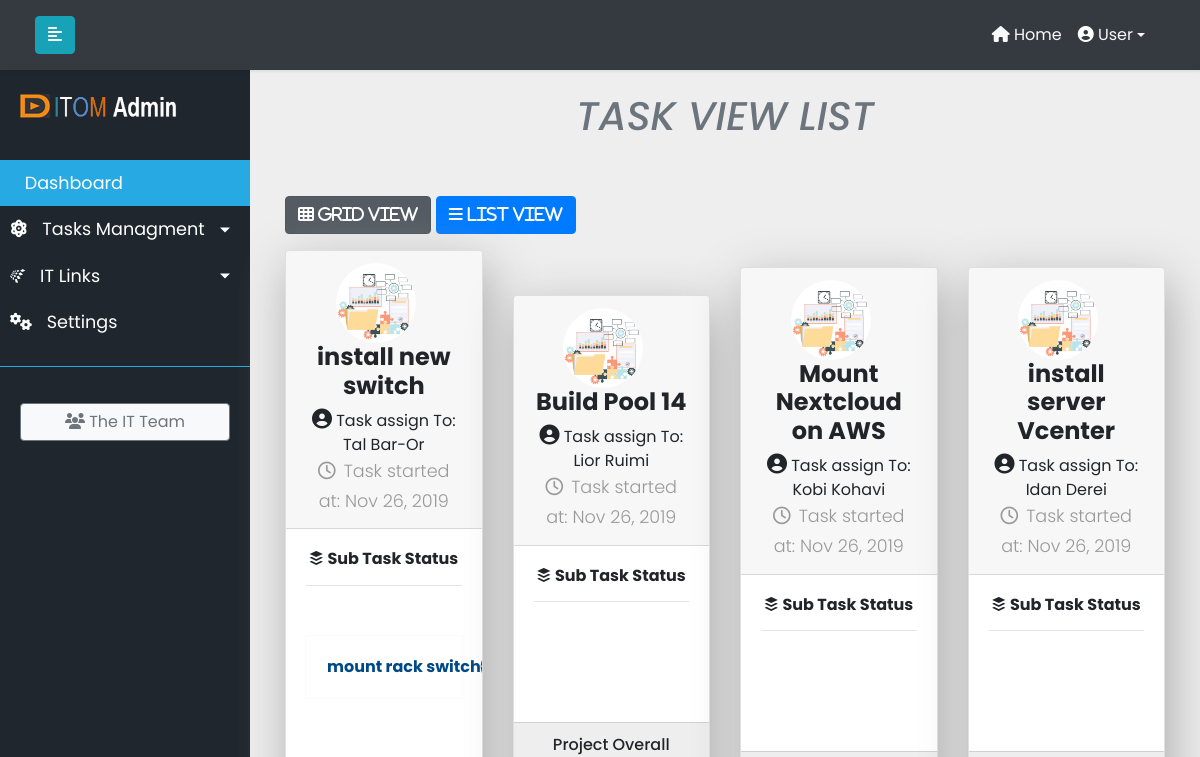
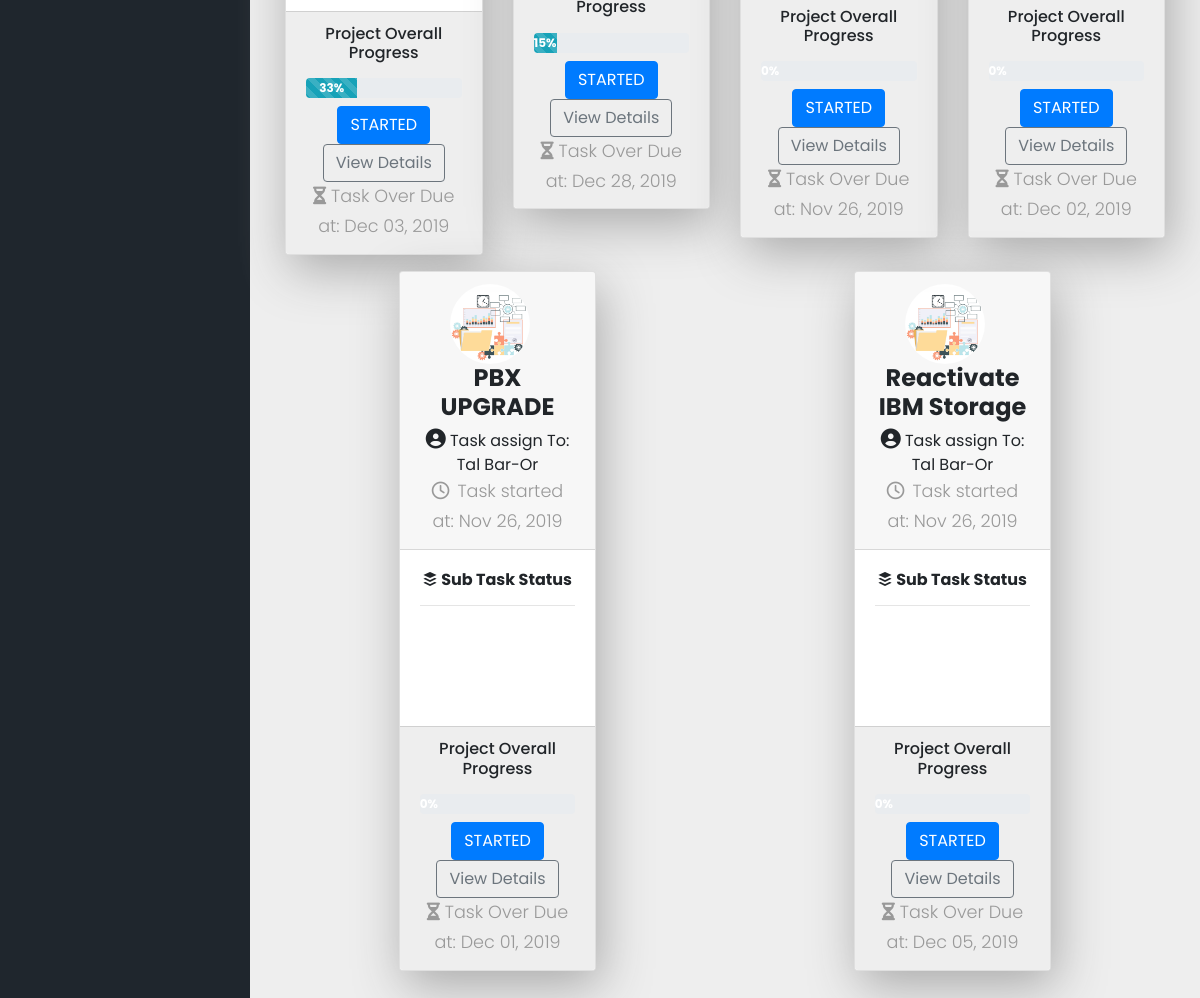
The app's page /task_view/, older data (2 pictures, top to bottom).
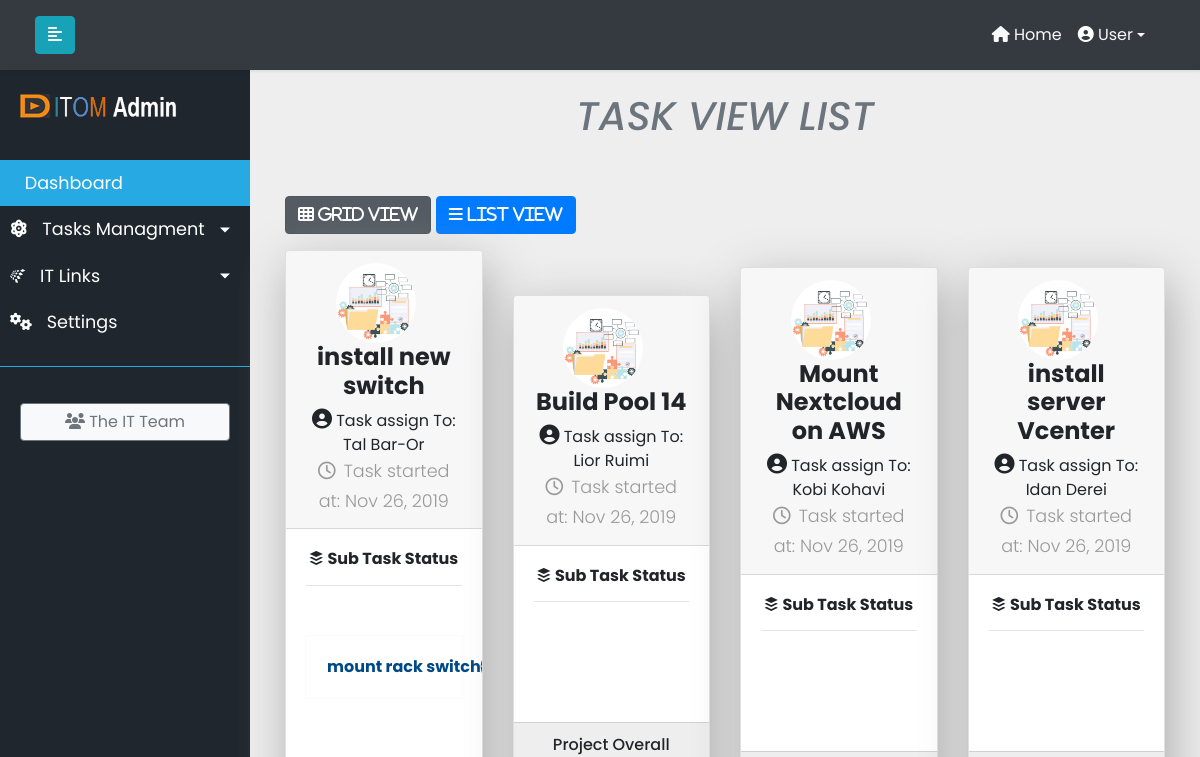
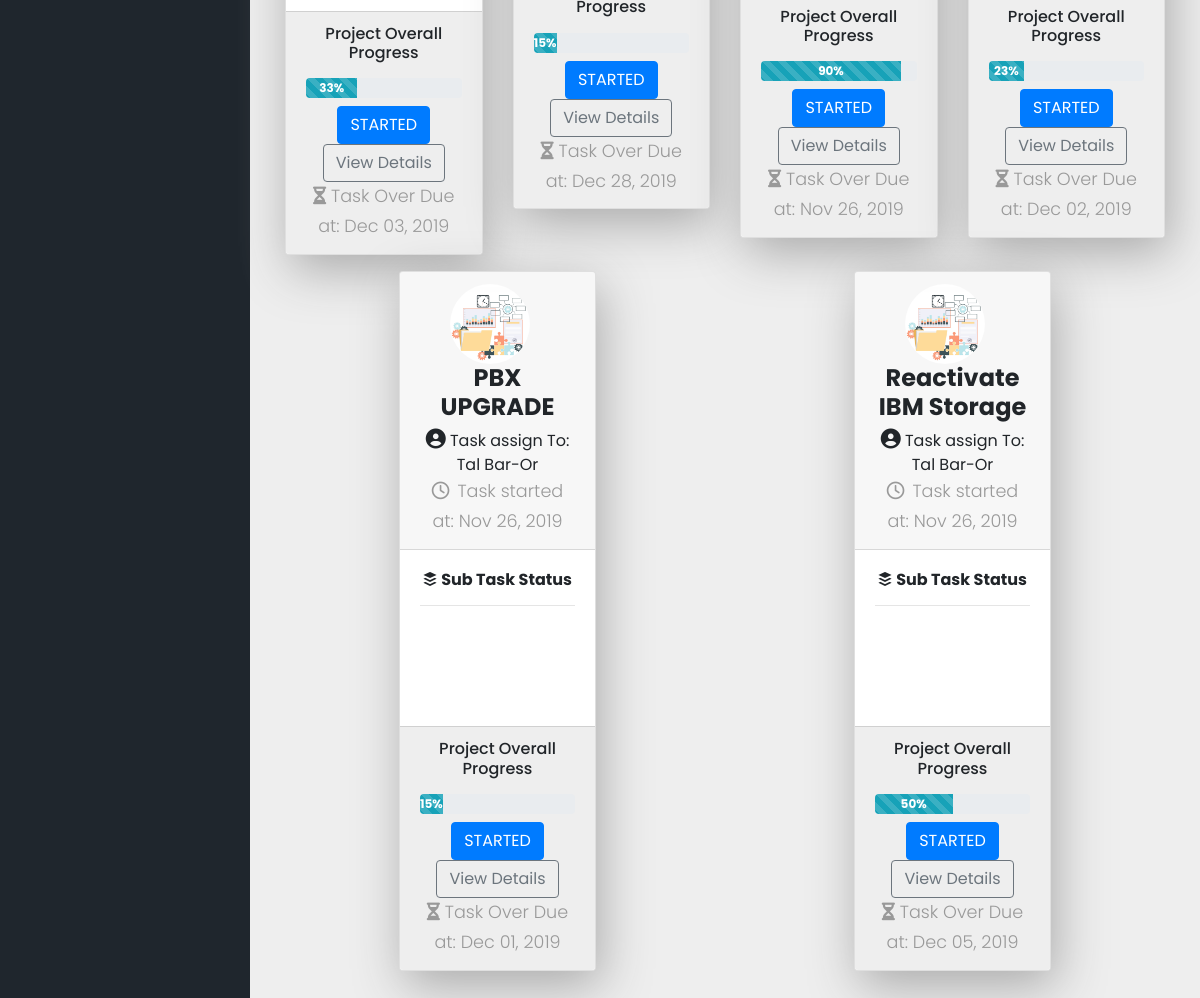
The same page, newer data (2 pictures, top to bottom).
### ittasks/models.py (models this page shows, shortened)
class MainTask(models.Model):
    task_title = models.CharField(max_length=200)
    global_task_info = models.TextField(max_length=500,default=None)
    complete = models.BooleanField(default=False)
    overall_precent_complete = models.PositiveIntegerField(default=0)
    created_at = models.DateTimeField(default=datetime.datetime.now())
    updated_at = models.DateTimeField(default=datetime.datetime.now())
    due_date = models.DateTimeField(default=datetime.datetime.now())
    task_location = models.CharField(max_length=400, blank=True, null=True)
    global_task_assign = models.ForeignKey(UserProfile, on_delete=models.CASCADE, related_name="global_task_assign",default=1)
    TASK_STATUS_CHOICES = [
    ('ST', 'STARTED'),
    ('NS', 'NOT STARTED'),
    ('IP', 'IN PROGRESS'),
    ('PA', 'PAUSED'),
    ('CO', 'COMPLETED'),
    ]
    task_status = models.CharField(max_length=2,choices=TASK_STATUS_CHOICES,default='NOT STARTED')

class UserProfile(AbstractBaseUser):
    email = models.EmailField(verbose_name="email", max_length=60, unique=True)
    username = models.CharField(max_length=30, unique=True)
    first_name = models.CharField(max_length=30, unique=False)
    family_name = models.CharField(max_length=50, unique=False)
    date_joined = models.DateTimeField(verbose_name='date joined', auto_now_add=True)
    last_login = models.DateTimeField(verbose_name='last login', auto_now=True)
    is_admin = models.BooleanField(default=False)
    is_active = models.BooleanField(default=True)
    is_staff = models.BooleanField(default=False)
    is_superuser = models.BooleanField(default=False)
    profile_image = models.ImageField(upload_to='images/', default='images/def_user.png')
    teams_link = models.URLField(blank = True, max_length=200)
    mobile_phone = models.CharField(max_length=16, blank=True)
    user_location = models.CharField(max_length=80, blank=True)
    USERNAME_FIELD = 'email'
    REQUIRED_FIELDS = ['username']
    objects = MyAccountManager()

### ittasks/views.py (the view)
# urls.py: path("task_view/", TaskView.as_view(), name="task_view")
class TaskView(TemplateView):
    template_name = "tasks_view.html"
    def get_context_data(self, **kwargs):
        context = super(TaskView, self).get_context_data(**kwargs)
        context['objtasks'] = MainTask.objects.all()
        return context

### ittasks/templates/tasks_view.html (shortened to what the changed rows need)
{% extends 'base.html'%}
{% load static from staticfiles %}
{% block content %}
    <link href="{% static 'css/tasks_view_style.css' %}" rel="stylesheet">
    <link href="{% static 'css/dataTables.bootstrap4.min.css' %}" rel="stylesheet">
    <section class="tasks-view">
      <div class="container-fluid" id="myGroup">
        <div class="row">
          <div class="col text-center py-5">
            <h1 class="text-secondary text-uppercase font-italic common-title">Task View List</h1>
          </div>
        </div>
      <div class="collapse show" id="collapseSelector" data-parent="#myGroup">
        <div class="row justify-content-around align-items-center">
          {% if objtasks %}
        {% for tsobj  in objtasks %}
           <div class="col-xl-3 col-lg-4 col-sm-8 rotate">
            <div class="card text-center mb-3 book-card mx-auto">
                <div class="card-header">
                    <div>
    <img src="{% static 'img/pm-design.png' %}" class="rounded-circle mr-3" height="80px" width="80px" alt="avatar">
                        <h4 class="card-title font-weight-bold mb-2">{{tsobj.task_title}}</h4>
                        <i class="fas fa-user-circle" style="font-size:20px;"></i>   Task assign To: {{tsobj.global_task_assign.first_name}} {{tsobj.global_task_assign.family_name}}</li>
                        <p class="card-text"><i class="far fa-clock pr-2"></i>Task started at: {{tsobj.created_at | date:"M d, Y" }}</p>
                      </div>
                </div>
                <div class="card-body">
                  <h6 class=""><span><i class="fab fa-buffer"></i></span> <strong>Sub Task Status</strong> </h6>
                  <hr>
               <div id="accordion" class="myaccordion">
                  <div class="card">
                      {% for subts in tsobj.item_main.all %}
                    <div class="card-header" id="heading-{{ subts.id }}">
                      <h2 class="mb-0">
                        <button class="d-flex align-items-center justify-content-between btn btn-link collapsed" data-toggle="collapse" data-target="#collapse-{{ subts.id }}" aria-expanded="false" aria-controls="collapse-{{ subts.id }}">
                            {{ subts.task_description }}
                        </button>
                      </h2>
                    </div>
                    {% endfor %}
                  </div>
                </div>
                </div>
                <div class="card-footer">
                    <h6 class="mb-3">Project Overall Progress</h6>
                    <div class="progress mb-2" style="height: 20px">
                      <div class="progress-bar progress-bar-striped font-weight-bold bg-info" style="width: {{tsobj.overall_precent_complete}}%">
                         {{tsobj.overall_precent_complete}}%
                      </div>
                    </div>
                    {% if tsobj.get_task_status_display == 'STARTED' or tsobj.get_task_status_display == 'IN PROGRESS' %}
                      <button type="button" class="btn btn-primary text-white">{{tsobj.get_task_status_display}}</button>
                    {% elif tsobj.get_task_status_display == 'NOT STARTED' %}
                      <button type="button" class="btn btn-warning text-white">{{tsobj.get_task_status_display}}</button>
                    {% elif tsobj.get_task_status_display == 'PAUSED' %}
                      <button type="button" class="btn btn-danger text-white">{{tsobj.get_task_status_display}}</button>
                    {% elif tsobj.get_task_status_display == 'COMPLETED' %}
                      <button type="button" class="btn btn-success text-white">{{tsobj.get_task_status_display}}</button>
                    {% endif %}
                    <button type="button" class="btn btn-outline-secondary"><a href="#"> View Details</a></button>
                    <p class="card-text"><i class="fas fa-hourglass-half"></i> Task Over Due at: {{tsobj.due_date | date:"M d, Y" }}</p>
                </div>
              </div>
          </div>
   {% endfor %}
   {% endif %}
        </div>
      </div>
    </div>
    </section>
   {% endblock content %}

Row changes from the older to the newer data that the page shows:
changed MainTask "Mount Nextcloud on AWS": overall_precent_complete "0" → "90"
changed MainTask "install server Vcenter": overall_precent_complete "0" → "23"
changed MainTask "PBX UPGRADE": overall_precent_complete "0" → "15"
changed MainTask "Reactivate IBM Storage": overall_precent_complete "0" → "50"
